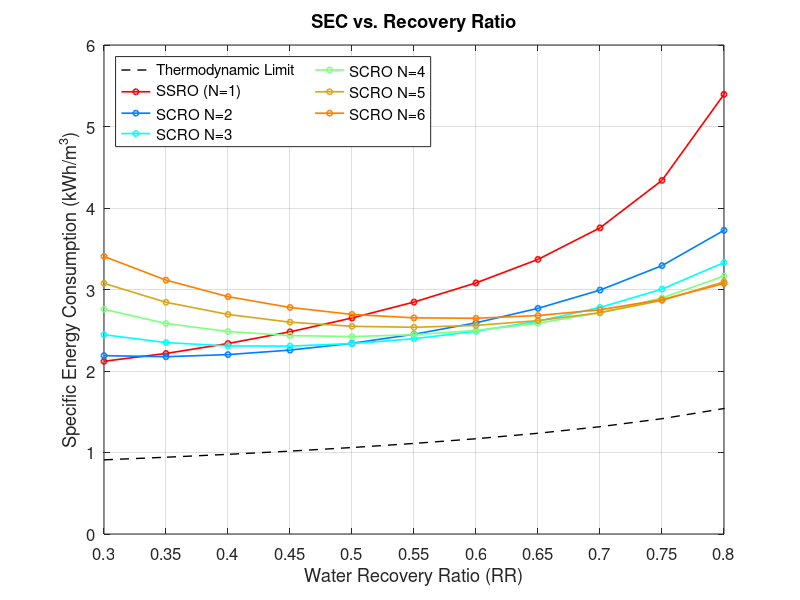
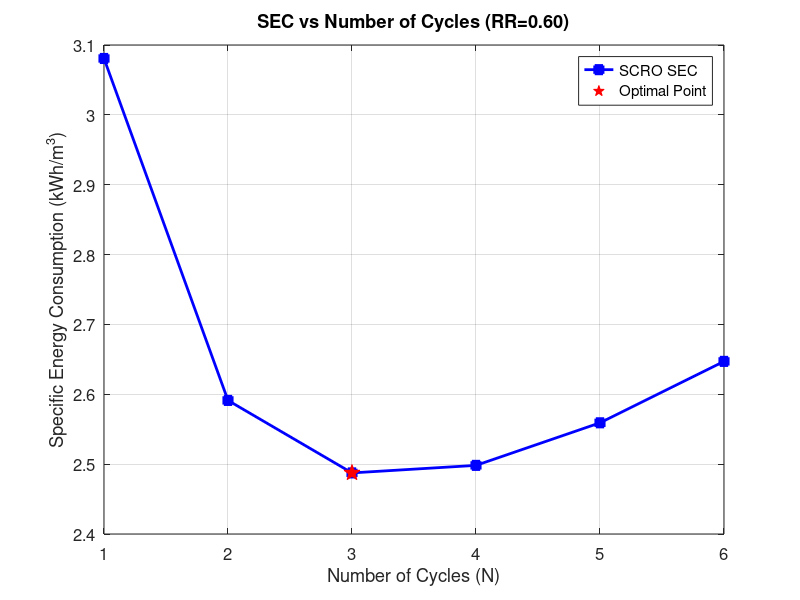
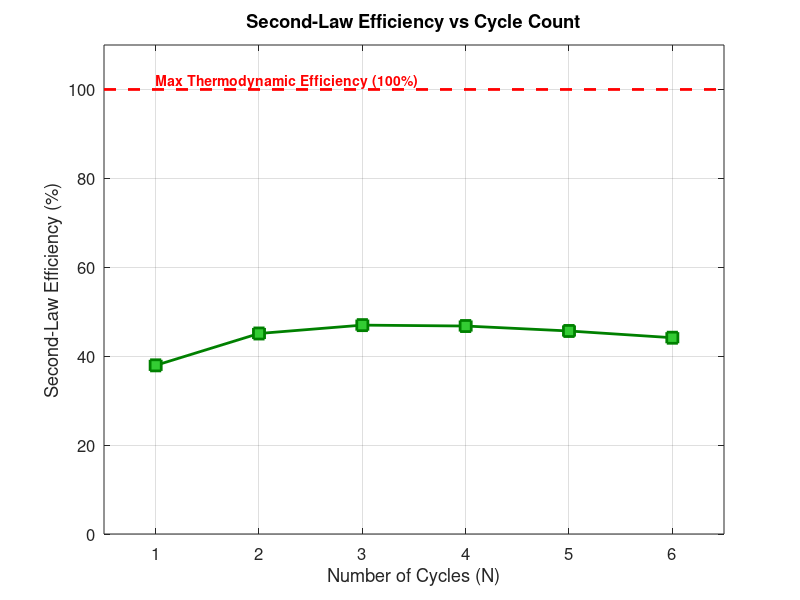

Write the MATLAB code that produced these figures, in order.
function SCRO_Full_Model()
% =========================================================================
% SEMI-CLOSED REVERSE OSMOSIS (SCRO) OPTIMIZATION MODEL
% =========================================================================

    clear variables; clc; close all;

    % --- 1. SYSTEM PARAMETERS ---
    geo.L = 6.0;                     % Length [m]
    geo.W = 35.0;                    % Width [m]
    geo.H = 0.7e-3;                  % Channel height [m]
    geo.epsilon = 0.85;              % Porosity
    geo.dh = 4 * geo.epsilon * geo.H / (2 + 2*geo.epsilon);      % Hydraulic diameter
    geo.Area = geo.L * geo.W;        % Membrane area

    mem.A = 3.0e-12;                 % Water Permeability (~1.1 LMH/bar)
    mem.B = 1.0e-7;                  % Salt Permeability [m/s]

    % Efficiencies & Losses
    sys.eff_pump = 0.80;             % High-pressure pump efficiency
    sys.eff_erd  = 0.98;             % ERD efficiency
    sys.dP_loss_circ = 0.5;          % Circulation pressure drop penalty [bar]

    % Feed Conditions
    feed_init.C_gL = 35.0;           % Feed salinity [g/L]
    feed_init.Temp_K = 298.15;       % Temperature [K]
    feed_init.Vol = 10.0;            % Batch volume [m^3]

    % Osmotic Pressure
    props_f = get_fluid_properties(feed_init.C_gL, feed_init.Temp_K);
    Pi_feed_bar = props_f.osmotic_pressure_bar;

    % =========================================================================
    % PHASE 1: EFFICIENCY ANALYSIS (Variable Cycles)
    % =========================================================================
    fprintf('\n--- Phase 1: Efficiency Analysis (Fixed RR=0.60) ---\n');
    RR_fixed = 0.60;

    N_range = 1:6;

    % Thermodynamic Minimum SEC
    SEC_ideal_fixed = (Pi_feed_bar * 1e5 / RR_fixed * log(1/(1-RR_fixed))) / 3.6e6;

    results_p1.N = N_range;
    results_p1.SEC = nan(length(N_range), 1);
    results_p1.Efficiency = nan(length(N_range), 1);

    for i = 1:length(N_range)
        N = N_range(i);
        SEC = run_scro_batch(N, RR_fixed, feed_init, geo, mem, sys);
        results_p1.SEC(i) = SEC;

        if ~isnan(SEC)
            results_p1.Efficiency(i) = (SEC_ideal_fixed / SEC) * 100;
            fprintf('N=%d | SEC=%.3f | Eff=%.1f%%\n', N, SEC, results_p1.Efficiency(i));
        end
    end

    % =========================================================================
    % PHASE 2: RECOVERY SWEEP
    % =========================================================================
    fprintf('\n--- Phase 2: Recovery Sweep ---\n');

    RR_sweep = 0.30:0.05:0.85;
    N_selected = 1:6;

    results_p2.RR = RR_sweep;
    results_p2.Ideal_Curve = zeros(length(RR_sweep), 1);
    results_p2.Model_Curves = nan(length(RR_sweep), length(N_selected));

    % 1. Ideal Curve Calculation
    for j = 1:length(RR_sweep)
        rr = RR_sweep(j);
        val_ideal_J = (Pi_feed_bar * 1e5 / rr) * log(1 / (1 - rr));
        results_p2.Ideal_Curve(j) = val_ideal_J / 3.6e6;
    end

    % 2. Model Simulation
    for k = 1:length(N_selected)
        N_curr = N_selected(k);
        fprintf('Simulating N=%d... ', N_curr);
        for j = 1:length(RR_sweep)
            rr = RR_sweep(j);
            results_p2.Model_Curves(j, k) = run_scro_batch(N_curr, rr, feed_init, geo, mem, sys);
        end
        fprintf('Done.\n');
    end

    % =========================================================================
    % PLOTTING RESULTS
    % =========================================================================

    % --- GRAPH 1: SEC vs Recovery Ratio ---
    figure(1); clf; hold on; box on;

    legend_handles = [];
    legend_strings = {};

    % Plot Ideal Limit
    h_ideal = plot(results_p2.RR, results_p2.Ideal_Curve, '--k', 'LineWidth', 1);
    legend_handles(end+1) = h_ideal;
    legend_strings{end+1} = 'Thermodynamic Limit';

    % Plot Simulation Results
    colors = jet(length(N_selected));
    for k = 1:length(N_selected)
        valid = ~isnan(results_p2.Model_Curves(:, k));
        if any(valid)
            % Determine line color
            if N_selected(k) == 1
                line_color = [1, 0, 0];         % Red for SSRO
            elseif N_selected(k) == 5
                line_color = [0.85, 0.65, 0.1]; % Gold
            else
                line_color = colors(k,:);
            end

            h = plot(results_p2.RR(valid), results_p2.Model_Curves(valid, k), '-o', ...
                'Color', line_color, 'LineWidth', 1.2, 'MarkerSize', 4);

            legend_handles(end+1) = h;

            if N_selected(k) == 1
                legend_strings{end+1} = 'SSRO (N=1)';
            else
                legend_strings{end+1} = sprintf('SCRO N=%d', N_selected(k));
            end
        end
    end

    xlabel('Water Recovery Ratio (RR)');
    ylabel('Specific Energy Consumption (kWh/m^3)');
    title('SEC vs. Recovery Ratio');
    legend(legend_handles, legend_strings, 'Location', 'NorthWest', 'NumColumns', 2);
    grid on;

    % Axes Formatting
    ylim([0.0, 6.0]);
    xlim([0.3, 0.8]);
    xticks(0.3:0.05:0.8);
    yticks(0:1.0:6.0);
    set(gca, 'FontSize', 12);

    % --- GRAPH 2: SEC vs Number of Cycles ---
    figure(2); clf; hold on; box on;

    valid = ~isnan(results_p1.SEC);
    h_sec = plot(results_p1.N(valid), results_p1.SEC(valid), '-s', ...
        'LineWidth', 2, 'Color', 'b', 'MarkerFaceColor', 'b');

    [min_sec, min_idx] = min(results_p1.SEC);
    h_min = plot(results_p1.N(min_idx), min_sec, 'rp', 'MarkerSize', 12, ...
        'MarkerFaceColor', 'r');

    xlabel('Number of Cycles (N)');
    ylabel('Specific Energy Consumption (kWh/m^3)');
    title(sprintf('SEC vs Number of Cycles (RR=%.2f)', RR_fixed));
    legend([h_sec, h_min], {'SCRO SEC', 'Optimal Point'}, 'Location', 'NorthEast');
    grid on;
    xticks(results_p1.N);
    set(gca, 'FontSize', 12);

    % --- GRAPH 3: Second-Law Efficiency ---
    figure(3); clf; hold on; box on;

    valid = ~isnan(results_p1.Efficiency);
    plot(results_p1.N(valid), results_p1.Efficiency(valid), '-s', ...
        'LineWidth', 2, 'Color', [0, 0.5, 0], 'MarkerSize', 8, 'MarkerFaceColor', [0.2, 0.8, 0.2]);

    line([0.5, 6.5], [100, 100], 'Color', 'r', 'LineStyle', '--', 'LineWidth', 2);
    text(1, 102, 'Max Thermodynamic Efficiency (100%)', 'Color', 'r', 'FontWeight', 'bold', 'FontSize', 10);

    xlabel('Number of Cycles (N)');
    ylabel('Second-Law Efficiency (%)');
    title('Second-Law Efficiency vs Cycle Count');
    grid on;
    xticks(results_p1.N);
    ylim([0, 110]);
    xlim([0.5, 6.5]);
    set(gca, 'FontSize', 12);
end

% =========================================================================
% Helper Functions
% =========================================================================

function SEC = run_scro_batch(N, RR_target, feed_initial, geo, mem, sys)
    r_cycle = 1 - (1 - RR_target)^(1/N);
    current_feed = feed_initial;
    total_net_energy_J = 0;
    total_permeate_vol = 0;

    for cyc = 1:N
        target_ret_vol = current_feed.Vol * (1 - r_cycle);
        props = get_fluid_properties(current_feed.C_gL, current_feed.Temp_K);
        P_guess = (props.osmotic_pressure_bar / (1 - r_cycle)) * 1.1 + 5;

        [P_applied, ret_state] = solve_pressure(current_feed, target_ret_vol, P_guess, geo, mem);

        if isnan(P_applied)
            SEC = NaN; return;
        end

        Hyd_Work_In = (P_applied + sys.dP_loss_circ) * 1e5 * current_feed.Vol;
        Hyd_Work_Rec = (ret_state.P_out * 1e5) * ret_state.Vol * sys.eff_erd;
        Net_Energy_cycle = (Hyd_Work_In - Hyd_Work_Rec) / sys.eff_pump;

        total_net_energy_J = total_net_energy_J + Net_Energy_cycle;
        vol_perm = current_feed.Vol - ret_state.Vol;
        total_permeate_vol = total_permeate_vol + vol_perm;

        current_feed.C_gL = ret_state.C_gL;
        current_feed.Vol  = ret_state.Vol;

        if current_feed.Vol < 0.01; break; end
    end

    if total_permeate_vol > 0
        SEC = (total_net_energy_J / 3.6e6) / total_permeate_vol;
    else
        SEC = NaN;
    end
end

function [P_res, retentate] = solve_pressure(feed, target_vol, P_guess_init, geo, mem)
    P_min = 1.0;
    P_max = 300.0;
    tol = 1e-3;

    P_res = NaN; retentate.Vol = NaN; retentate.C_gL = NaN; retentate.P_out = NaN;

    if P_guess_init > P_max; P_guess_init = P_max; end
    [v_max, ~, ~] = run_module_1D(feed, P_max, geo, mem);

    if v_max > target_vol; return; end

    P_low = P_min; P_high = P_max;

    for k = 1:40
        P_mid = (P_low + P_high)/2;
        [ret_vol, ret_C, ret_P] = run_module_1D(feed, P_mid, geo, mem);

        err = ret_vol - target_vol;
        if abs(err/target_vol) < tol
            P_res = P_mid;
            retentate.Vol = ret_vol;
            retentate.C_gL = ret_C;
            retentate.P_out = ret_P;
            return;
        end

        if err > 0; P_low = P_mid; else; P_high = P_mid; end
    end

    P_res = P_mid;
    retentate.Vol = ret_vol;
    retentate.C_gL = ret_C;
    retentate.P_out = ret_P;
end

function [vol_out, C_out, P_out, Cp_bulk_avg] = run_module_1D(feed, P_in, geo, mem)
    N_nodes = 20;
    dz = geo.L / N_nodes;

    chan_area = geo.W * geo.H * geo.epsilon;
    v_in = 0.15;
    Q = v_in * chan_area;

    C = feed.C_gL;
    M_salt_flow = Q * C;
    P = P_in;

    total_salt_perm_kg_s = 0;
    total_water_perm_m3_s = 0;

    for i = 1:N_nodes
        props = get_fluid_properties(C, feed.Temp_K);
        v = Q / chan_area;
        Re = (props.rho * v * geo.dh) / props.mu;
        Sc = props.mu / (props.rho * props.D);
        Sh = 0.46 * (Re * Sc)^0.36;
        k_mt = (props.D * Sh) / geo.dh;

        pi_bulk = props.osmotic_pressure_bar;
        Jw = 0;
        for iter = 1:10
             cp_factor = exp(min(5, Jw / k_mt));
             Cm = C * cp_factor;
             pi_m = pi_bulk * (Cm / C);
             NDP = P - pi_m;
             if NDP < 0; NDP = 0; end
             Jw_new = mem.A * NDP * 1e5;
             if abs(Jw_new - Jw) < 1e-7
                 Jw = Jw_new;
                 break;
             end
             Jw = 0.5*Jw + 0.5*Jw_new;
        end

        if Cm > 260
            Cm = 260;
            pi_m = pi_bulk * (260 / C);
            NDP = P - pi_m;
            if NDP < 0; NDP = 0; end
            Jw = mem.A * NDP * 1e5;
        end

        Js = Cm * (mem.B * Jw) / (Jw + mem.B);
        f = 0.42 + 189.3/(Re+0.1);
        dP = (f * props.rho * v^2 * dz) / (2 * geo.dh);

        Q_perm = Jw * geo.W * dz;
        M_salt_perm_node = Js * geo.W * dz;

        Q = Q - Q_perm;
        if Q < 1e-6; Q = 1e-6; end
        M_salt_flow = M_salt_flow - M_salt_perm_node;

        C = M_salt_flow / Q;
        P = P - dP/1e5;

        total_salt_perm_kg_s = total_salt_perm_kg_s + M_salt_perm_node;
        total_water_perm_m3_s = total_water_perm_m3_s + Q_perm;
    end

    vol_out = feed.Vol * (Q / (v_in * chan_area));
    C_out = C;
    P_out = P;
    if total_water_perm_m3_s > 0
        Cp_bulk_avg = total_salt_perm_kg_s / total_water_perm_m3_s;
    else
        Cp_bulk_avg = 0;
    end
end

function props = get_fluid_properties(C_gL, ~)
    rho = 1000 + 0.7*C_gL;
    X = C_gL / rho;
    mu = (2.15e-3 * X) + 9.80e-4;
    pi_bar = 0.848 * (3.14e-6 * C_gL^2 + 2.13e-4 * C_gL + 0.917) * C_gL;
    props.rho = rho; props.mu = mu; props.osmotic_pressure_bar = pi_bar; props.D = 1.5e-9;
end
